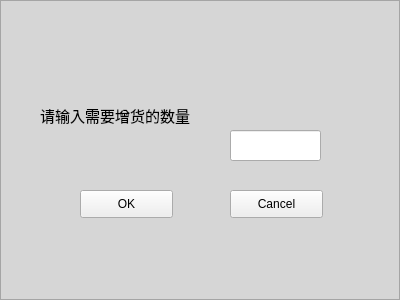
<?xml version="1.0" encoding="UTF-8"?>
<ui version="4.0">
 <class>add</class>
 <widget class="QWidget" name="add">
  <property name="geometry">
   <rect>
    <x>0</x>
    <y>0</y>
    <width>400</width>
    <height>300</height>
   </rect>
  </property>
  <property name="windowTitle">
   <string>增货</string>
  </property>
  <widget class="QFrame" name="frame">
   <property name="geometry">
    <rect>
     <x>0</x>
     <y>0</y>
     <width>400</width>
     <height>300</height>
    </rect>
   </property>
   <property name="styleSheet">
    <string notr="true">QFrame{
background-color:rgb(214, 214, 214)}</string>
   </property>
   <property name="frameShape">
    <enum>QFrame::StyledPanel</enum>
   </property>
   <property name="frameShadow">
    <enum>QFrame::Raised</enum>
   </property>
   <widget class="QLineEdit" name="number">
    <property name="geometry">
     <rect>
      <x>230</x>
      <y>130</y>
      <width>91</width>
      <height>31</height>
     </rect>
    </property>
   </widget>
   <widget class="QLabel" name="label">
    <property name="geometry">
     <rect>
      <x>40</x>
      <y>80</y>
      <width>181</width>
      <height>71</height>
     </rect>
    </property>
    <property name="font">
     <font>
      <pointsize>11</pointsize>
     </font>
    </property>
    <property name="text">
     <string>请输入需要增货的数量</string>
    </property>
   </widget>
   <widget class="QPushButton" name="pushButton">
    <property name="geometry">
     <rect>
      <x>80</x>
      <y>190</y>
      <width>93</width>
      <height>28</height>
     </rect>
    </property>
    <property name="text">
     <string>OK</string>
    </property>
   </widget>
   <widget class="QPushButton" name="pushButton_2">
    <property name="geometry">
     <rect>
      <x>230</x>
      <y>190</y>
      <width>93</width>
      <height>28</height>
     </rect>
    </property>
    <property name="text">
     <string>Cancel</string>
    </property>
   </widget>
  </widget>
 </widget>
 <resources/>
 <connections/>
</ui>
